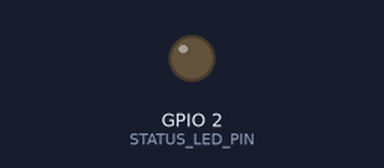
A sketch run on a simulated ESP32. On the bench: output pins drawn as LEDs (lit = HIGH). WiFi joins after 1.5 s; servers stay silent unless stated; what the sketch prints to the serial monitor is not drawn.

Above: at 1.15 s.
Timing chart, 0 to 40.0 s (numbered marks = the images above):
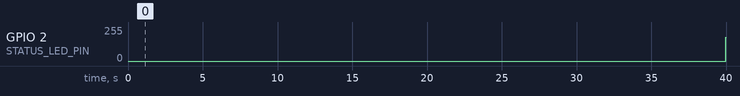

The sketch:

dronexx.ino
```cpp
#include "DroneConfig.h"
#include "DroneStatusLED.h"
#include "DroneNetwork.h"

// Instantiate our modules
DroneStatusLED statusLed(STATUS_LED_PIN);
DroneNetwork network;
FlightCommand currentFlightData;

void setup() {
  Serial.begin(115200);
  delay(1000);

  statusLed.begin();
  network.begin();

  Serial.println("Drone OS Booted and Ready.");
}

void loop() {
  unsigned long currentMillis = millis();

  // --- 1. FAILSAFE ---
  if (network.isConnected() && (currentMillis - network.getLastCommandTime() > FAILSAFE_TIMEOUT)) {
    Serial.println("\n[!] WATCHDOG: Signal lost! Disconnecting.");
    network.forceDisconnect();
    // TODO: killMotors();
  }

  // --- 2. NETWORK IN ---
  network.processIncoming(currentFlightData, currentMillis);

  // --- 3. FLIGHT LOGIC ---
  if (currentFlightData.updatedThisLoop) {
    // We only print occasionally to avoid flooding the serial monitor
    static unsigned long lastPrint = 0;
    if (currentMillis - lastPrint > 250) {
      Serial.printf("P:%.2f R:%.2f Y:%.2f T:%.2f\n",
        currentFlightData.pitch, currentFlightData.roll,
        currentFlightData.yaw, currentFlightData.throttle);
      lastPrint = currentMillis;
    }

    // TODO: Send currentFlightData to MotorMixer class
  }

  // --- 4. NETWORK OUT ---
  network.sendTelemetry(currentMillis);

  // --- 5. HARDWARE UPDATE ---
  statusLed.update(network.isConnected(), currentMillis);
}
```

DroneNetwork.h
```cpp
#pragma once
#include <WiFi.h>
#include <WiFiUdp.h>
#include "DroneConfig.h"

// A clean struct to hold our flight data
struct FlightCommand {
  float pitch = 0;
  float roll = 0;
  float yaw = 0;
  float throttle = 0;
  bool updatedThisLoop = false;
};

class DroneNetwork {
  private:
    WiFiUDP udp;
    IPAddress remoteIP;
    int remotePort;
    bool connected;
    unsigned long lastCommandTime;

  public:
    DroneNetwork() : remotePort(0), connected(false), lastCommandTime(0) {}

    void begin() {
      WiFi.softAP(WIFI_SSID, WIFI_PASS);
      udp.begin(UDP_PORT);
      Serial.print("Drone AP IP: ");
      Serial.println(WiFi.softAPIP());
    }

    bool isConnected() { return connected; }
    unsigned long getLastCommandTime() { return lastCommandTime; }
    void forceDisconnect() { connected = false; }

    void processIncoming(FlightCommand& cmd, unsigned long currentMillis) {
      cmd.updatedThisLoop = false;
      int packetSize = udp.parsePacket();

      if (!packetSize) return;

      lastCommandTime = currentMillis;
      char packet[255];
      int len = udp.read(packet, 255);
      if (len > 0) packet[len] = '\0';

      remoteIP = udp.remoteIP();
      remotePort = udp.remotePort();

      if (strncmp(packet, "CONNECT", 7) == 0) {
        udp.beginPacket(remoteIP, remotePort);
        udp.print("CONNECTED");
        udp.endPacket();
        connected = true;
        Serial.println("--> Phone Connected!");
      }
      else if (strncmp(packet, "ACTION:", 7) == 0) {
        Serial.printf("--> Action: %s\n", packet);
      }
      else {
        if (sscanf(packet, "%f,%f,%f,%f", &cmd.pitch, &cmd.roll, &cmd.yaw, &cmd.throttle) == 4) {
          cmd.updatedThisLoop = true;
        }
      }
    }

    void sendTelemetry(unsigned long currentMillis) {
      static unsigned long lastTelemetry = 0;
      if (connected && currentMillis - lastTelemetry > 1000) {
        lastTelemetry = currentMillis;
        udp.beginPacket(remoteIP, remotePort);
        udp.printf("WiFi telemetry: Battery 84%% ALT 12.5m");
        udp.endPacket();
      }
    }
};
```

DroneStatusLED.h
```cpp
#pragma once
#include <Arduino.h>

class DroneStatusLED {
  private:
    int pin;
    unsigned long lastUpdate;
    int brightness;
    int fadeAmount;

  public:
    DroneStatusLED(int ledPin) : pin(ledPin), lastUpdate(0), brightness(0), fadeAmount(5) {}

    void begin() {
      ledcAttach(pin, 5000, 8);
      ledcWrite(pin, 0);
    }

    void update(bool isConnected, unsigned long currentMillis) {
      int pulseInterval = isConnected ? 20 : 5;
      int pulseStep = isConnected ? 1 : 15;

      if (currentMillis - lastUpdate > pulseInterval) {
        lastUpdate = currentMillis;

        fadeAmount = (fadeAmount > 0) ? pulseStep : -pulseStep;
        brightness += fadeAmount;

        if (brightness >= 255) {
          brightness = 255;
          fadeAmount = -pulseStep;
        } else if (brightness <= 0) {
          brightness = 0;
          fadeAmount = pulseStep;
        }

        ledcWrite(pin, brightness);
      }
    }
};
```

DroneConfig.h
```cpp
#pragma once

// --- Wi-Fi Settings ---
const char* WIFI_SSID = "Drone_ESP32";
const char* WIFI_PASS = "12345678";
const int UDP_PORT = 4210;

// --- Hardware Pins ---
const int STATUS_LED_PIN = 2;

// --- System Settings ---
const int FAILSAFE_TIMEOUT = 20000; // 2 seconds
```

Measured:
- by itself, GPIO 2 (STATUS_LED_PIN): 0/255 → 179/255 at 40.0 s
